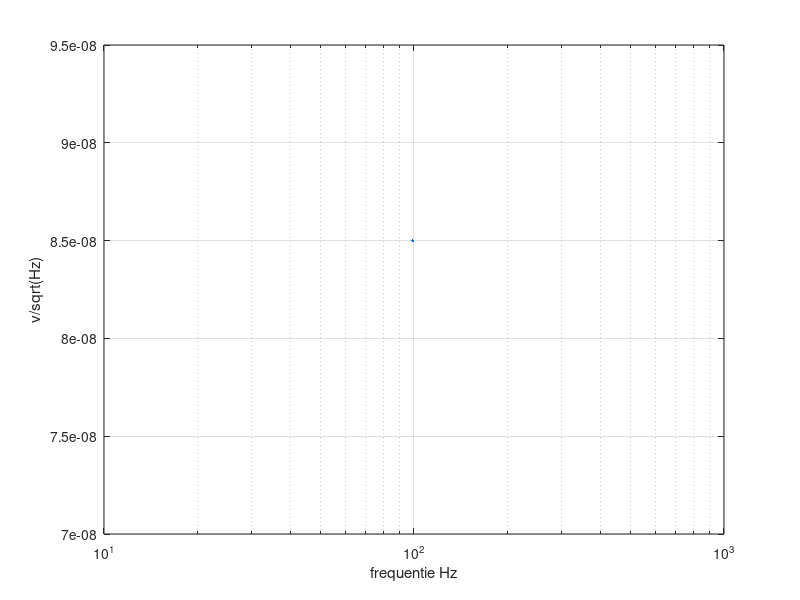

Source code (MATLAB):
close all;
clear

%milivolt mv e-3
%micro volt uV e-6
%nano volt nV e-9

%pico ampere pA e-12
%femto ampere fA e-15

%frequentie = logspace(-1, 7, 100000);
stap = 1;
%frequentie = 1:stap:10e3; %beginwaarde : stapgrote : eindwaarde
frequentie = 99
%k = physconst('Boltzmann');
k = 1.380649e-23;  % Boltzmann constant in J/K
c = 55;
T = c + 273,15;

% source impedance %
R_source = 12e3;
source_impedance = R_source;

if frequentie <= 10
    one_over_f_noise_current_opamp = 260e-9
elseif frequentie <= 200
    one_over_f_noise_current_opamp = 85e-9  % 85 nV/√Hz
elseif frequentie <= 2000
    one_over_f_noise_current_opamp = 85e-9 * exp(-0.002 * (frequentie - 100))  % exponential drop between 100 and 1kHz
else
    one_over_f_noise_current_opamp = 30e-9 * exp(-0.001 * (frequentie - 1000))  % further decay beyond 1kHz
end
% dit laten checken door stijn
noise_current_opamp_current = 0;


% Pre-amp %
%overdracht amplifier
gain = 52; %versterking van amplifier
fc = 350e3; %cutoff frequentie amplifier

R = 1;
C = 1 / (2 * pi * R * fc);

H = 1 ./ sqrt(1 + (frequentie * 2 * pi * R * C).^2 );
transfer_amplifier = H * gain;
%semilogx(frequentie,H);

%output noise amplifier
output_noise_amplifier = one_over_f_noise_current_opamp .* transfer_amplifier;
S_un = 24000 * 4 * k * T
Un_eff_opamp = S_un * (5 + 0.01 * log(10/1000))
Un_eff_V_ref = S_un * (5 + 0.1 * log(10/1000))

Un_eff_2 = Un_eff_opamp + Un_eff_V_ref
Un_eff = sqrt(Un_eff_2)
In_eff = Un_eff/24000^2



%noise plot
semilogx(frequentie, one_over_f_noise_current_opamp);
%hold on
%loglog(frequentie, total_voltage_noise_input);
hold on




xlabel('frequentie Hz');
ylabel('v/sqrt(Hz)');
%legend('input noise amplifier','resitor input noise','voltgage current noise','total noise input');
grid on;
%pause;
